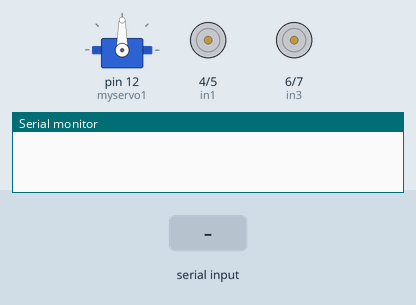
Bench run of a sketch on a simulated Arduino Uno, built with avr-gcc and run on an emulated ATmega328P. On the bench: servo, motor-driver pin pairs drawn as motors (green arrow = first pin HIGH = forward, orange = second pin HIGH = backward, longer = more drive, scaled by the enable pin), the last lines printed to the serial monitor. Inputs (shaded band) come from the test bench.

Above: at 1.2 s.
1.3 s: "F" received over Serial
At 1.9 s:
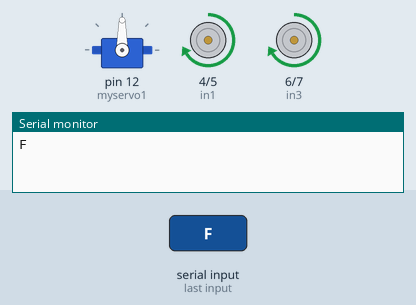
2.8 s: byte 87 ('W') received over Serial
At 3.8 s:
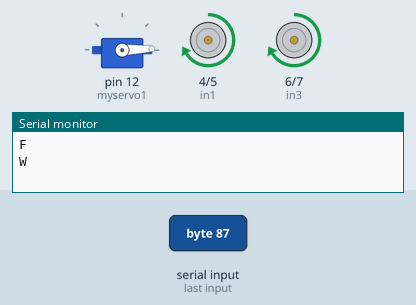
5.8 s: "B" received over Serial
At 6.8 s:
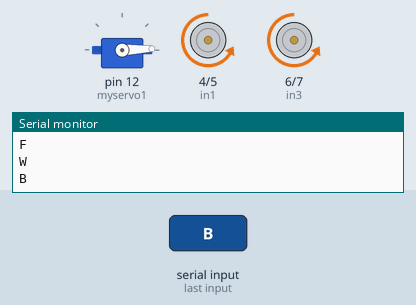
7.4 s: "L" received over Serial
At 7.8 s:
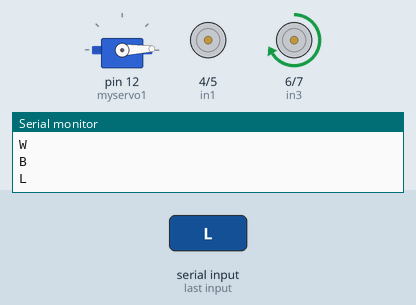
8.9 s: "R" received over Serial
At 10.1 s:
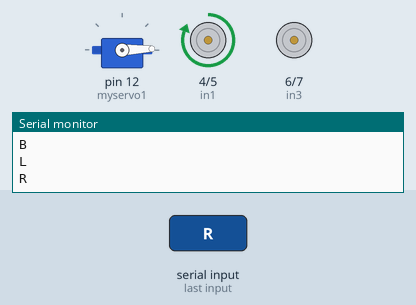
10.4 s: "S" received over Serial
At 11.3 s:
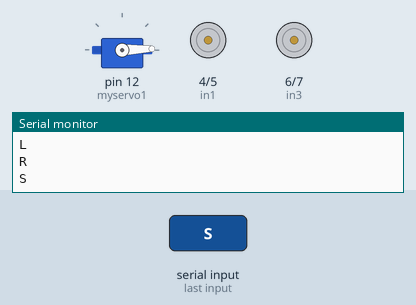
Timing chart, 0 to 12.9 s (numbered marks = the images above; inputs shaded):
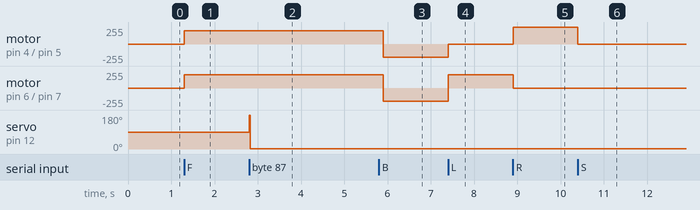

The sketch:

Robot_Transporter.ino
```cpp
/* Program By Teknologi Rekayasa Mekatronika
 * ------------Jurusan Teknik---------------
 * ------Politeknik Negeri Jember----------
 */
#include <Servo.h>

Servo myservo1;

int pos1 = 0;

int in1 = 4;
int in2 = 5;
int in3 = 6;
int in4 = 7;
int enA = 3;
int enB = 11;
char val;

void setup()
{
  pinMode(in1, OUTPUT);
  pinMode(in2, OUTPUT);
  pinMode(in3, OUTPUT);
  pinMode(in4, OUTPUT);
  pinMode(enA, OUTPUT);
  pinMode(enB, OUTPUT);

  myservo1.attach(12);
  Serial.begin(9600);
}
void loop() {
  while (Serial.available() > 0)
  {
    val = Serial.read();
    Serial.println(val);
  }
  if ( val == 'F') // Forward
  {
    digitalWrite(in1, HIGH);
    digitalWrite(in2, LOW);
    digitalWrite(in3, HIGH);
    digitalWrite(in4, LOW);

    analogWrite(enA,  200);
    analogWrite(enB,  200);
  }
  else if (val == 'B') // Backward

  {
    digitalWrite(in1, LOW);
    digitalWrite(in2, HIGH);
    digitalWrite(in3, LOW);
    digitalWrite(in4, HIGH);
    analogWrite(enA,  200);
    analogWrite(enB,  200);
  }
  else if (val == 'L') //Left
  {
    digitalWrite(in1, LOW);
    digitalWrite(in2, LOW);
    digitalWrite(in3, HIGH);
    digitalWrite(in4, LOW);
    analogWrite(enA,  200);
    analogWrite(enB,  200);
  }
  else if (val == 'R') //Right
  {
    digitalWrite(in1, HIGH);
    digitalWrite(in2, LOW);
    digitalWrite(in3, LOW);
    digitalWrite(in4, LOW);
    analogWrite(enA,  255);
    analogWrite(enB,  255);
  }
  else if (val == 'S') //Stop
  {
    digitalWrite(in1, LOW);
    digitalWrite(in2, LOW);
    digitalWrite(in3, LOW);
    digitalWrite(in4, LOW);
    analogWrite(enA,  0);
    analogWrite(enB,  0);
  }
  else if (val == 'I') //Forward Right
  {
    digitalWrite(in1, HIGH);
    digitalWrite(in2, LOW);
    digitalWrite(in3, LOW);

    digitalWrite(in4, LOW);
    analogWrite(enA,  255);
    analogWrite(enB,  255);
  }
  else if (val == 'J') //Backward Right
  {
    digitalWrite(in1, LOW);
    digitalWrite(in2, HIGH);
    digitalWrite(in3, LOW);
    digitalWrite(in4, LOW);
    analogWrite(enA,  255);
    analogWrite(enB,  255);
  }
  else if (val == 'G') //Forward Left
  {
    digitalWrite(in1, LOW);
    digitalWrite(in2, LOW);
    digitalWrite(in3, HIGH);
    digitalWrite(in4, LOW);
    analogWrite(enA,  255);
    analogWrite(enB,  255);
  }
  else if (val == 'H') //Backward Left
  {
    digitalWrite(in1, LOW);
    digitalWrite(in2, LOW);
    digitalWrite(in3, LOW);
    digitalWrite(in4, HIGH);
    analogWrite(enA,  255);
    analogWrite(enB,  255);
  }
  if (val == 'w') {
    for (pos1 = 0; pos1 < 270; pos1 += 1)
    {
      myservo1.write(pos1);
    }
    delay(100);

  }
  if (val == 'W') {
    for (pos1 = 270; pos1 > 1; pos1 -= 1)
    {
      myservo1.write(pos1);
    }
    delay(100);

  }
}
```

Measured:
- after the input at 1.3 s, motor on pin 4 (in1) / pin 5 (in2), motor on pin 6 (in3) / pin 7 (in4): stopped → forward 200/255 at once
- after the input at 2.8 s, servo on pin 12 (myservo1): 90° → 2° at once
- after the input at 5.8 s, motor on pin 4 (in1) / pin 5 (in2), motor on pin 6 (in3) / pin 7 (in4): forward 200/255 → backward 200/255 after 0.11 s
- after the input at 7.4 s, motor on pin 4 (in1) / pin 5 (in2): backward 200/255 → stopped at once; motor on pin 6 (in3) / pin 7 (in4): backward 200/255 → forward 200/255 at once
- after the input at 8.9 s, motor on pin 4 (in1) / pin 5 (in2): stopped → forward 255/255 at once; motor on pin 6 (in3) / pin 7 (in4): forward 200/255 → stopped at once
- after the input at 10.4 s, motor on pin 4 (in1) / pin 5 (in2): forward 255/255 → stopped at once
